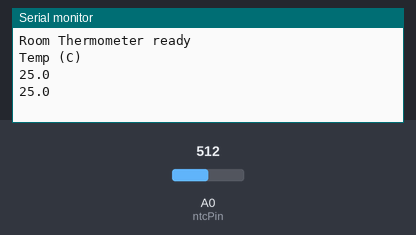
This sketch was run on a simulated Arduino Uno, built with avr-gcc and run on an emulated ATmega328P. Shown: the last lines printed to the serial monitor. Inputs (shaded band) come from the test bench; at power-on: A0 (ntcPin) = 512.

Above: at 1.8 s.
1.9 s: A0 (ntcPin) set to 716
At 2.8 s:
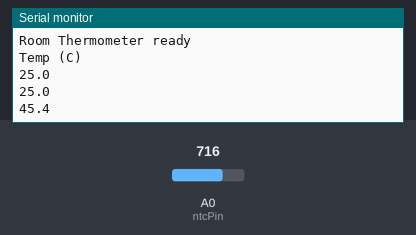
3.4 s: A0 (ntcPin) set to 900
At 4.6 s:
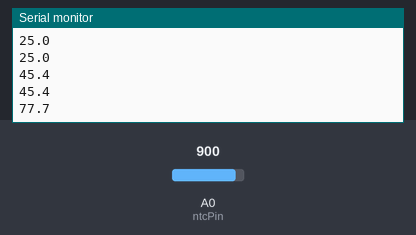
Timing chart, 0 to 6.4 s (numbered marks = the images above; inputs shaded):
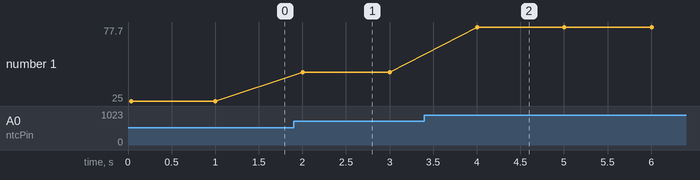

Measured:
- after the input at 1.9 s, the serial monitor: prints a new line after 0.10 s (image 1)
- after the input at 3.4 s, the serial monitor: prints a new line after 0.60 s (image 2)
- plotted number 1: 25 → 45.4 after the input at 1.9 s, 45.4 → 77.7 after the input at 3.4 s

The sketch:

thermometer.ino
```cpp
// 05 - Room Thermometer
// Reads temperature from NTC module and shows it on Serial (easy to extend to LCD)

const int ntcPin = A0;

// Typical values for many 10k NTC modules
const float BETA = 3950.0;
const float T0   = 298.15;   // 25°C in Kelvin
const float R0   = 10000.0;  // resistance at 25°C
const float SERIES_R = 10000.0;

void setup() {
  Serial.begin(9600);
  Serial.println("Room Thermometer ready");
  Serial.println("Temp (C)");
}

void loop() {
  int adc = analogRead(ntcPin);
  float voltage = adc * (5.0 / 1023.0);
  float resistance = SERIES_R * (5.0 / voltage - 1.0);

  float steinhart = log(resistance / R0) / BETA + 1.0 / T0;
  float temperatureC = (1.0 / steinhart) - 273.15;

  Serial.println(temperatureC, 1);
  delay(1000);
}
```
